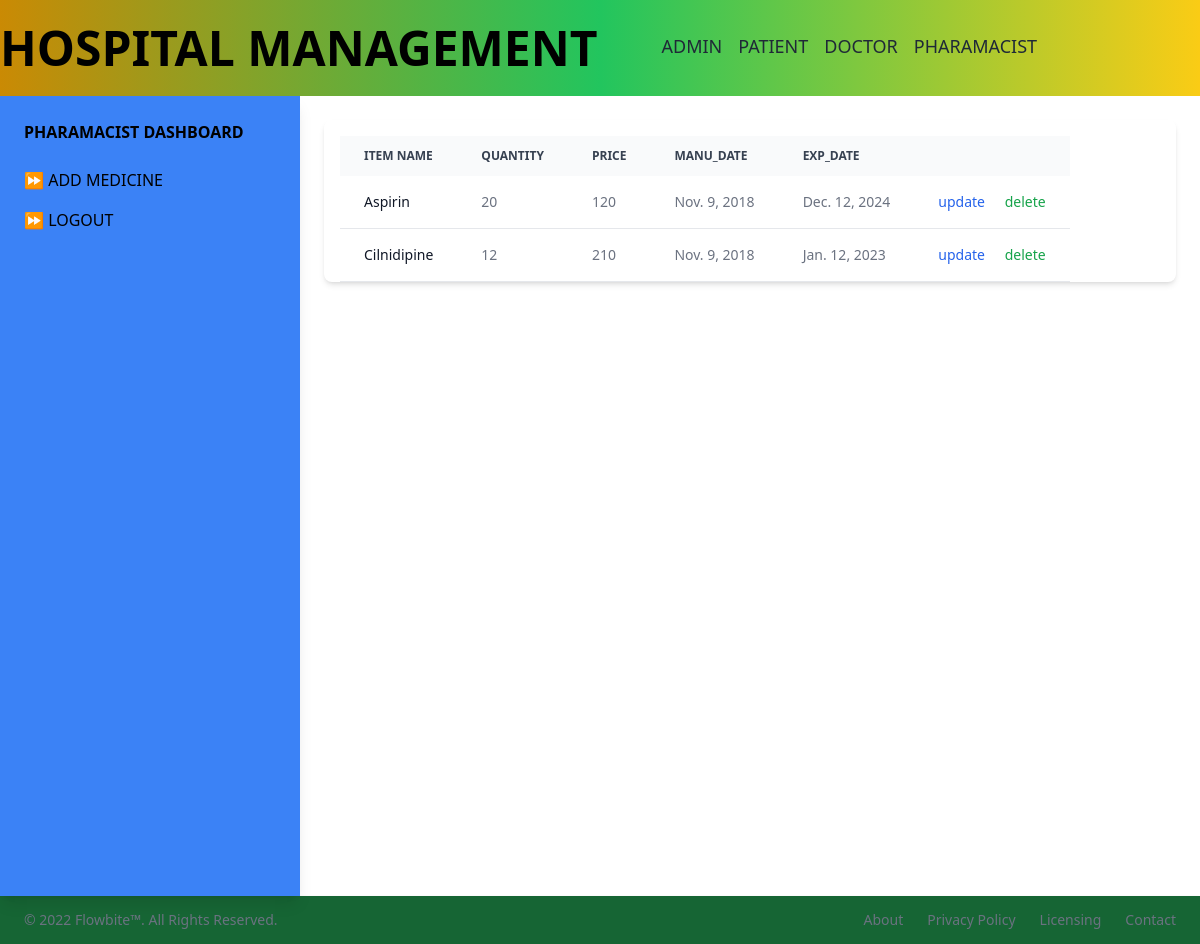
The page /accounts/pharmacistdashboard on the database its author committed.
### accounts/models.py (models this page shows, shortened)
class Medicine(models.Model):
    item_name = models.CharField(max_length=100)
    itemprice_per_strip = models.PositiveIntegerField(null=True)
    description = models.CharField(max_length=200)
    quantity_in_strip = models.PositiveIntegerField(null=True)
    manufractureDate=models.DateField()
    expirayDate =models.DateField()

### accounts/views.py (the view)
# urls.py: path('pharmacistdashboard', views.pharmacist_dashboardview, name='pharmacist-dashboard'),
def pharmacist_dashboardview(request):
    prod = models.Medicine.objects.all()
    context = {
        'prod': prod
    }
    return render(request, 'accounts/pharmacistdashboard.html',context)

### accounts/templates/accounts/pharmacistdashboard.html (shortened to what this page needs)
{% extends "accounts/base.html" %} {% block content %}
<div class="grid grid-cols-4">
  <div class="col-span-1 shadow-lg bg-blue-500 min-h-screen">
    <nav>
     <h5 class="m-6 font-bold uppercase">pharamacist Dashboard</h5>
      <ul class="flex flex-col m-6 gap-4">
        <li><a class="font-medium uppercase hover:text-white" href="{% url 'accounts:Add_Product' %}"> &#9193; ADD MEDICINE</a></li>
        <li> <a class="font-medium uppercase hover:text-white" href="{%url 'logout' %}"> &#9193; LOGOUT</a></li>
    </ul>
    </nav>
  </div>
  <div class="m-6 col-span-3">
    <div class="overflow-x-auto relative shadow-md sm:rounded-lg pt-4 pl-4">
    <table class=" text-sm text-left text-gray-500 dark:text-gray-400">
        <thead class="text-xs text-gray-700 uppercase bg-gray-50 dark:bg-gray-700 dark:text-gray-400">
            <tr>
                <th scope="col" class="py-3 px-6">
                    Item name
                </th>
                <th scope="col" class="py-3 px-6">
                    quantity
                </th>
                <th scope="col" class="py-3 px-6">
                    price
                </th>
                <th scope="col" class="py-3 px-6">
                    Manu_date
                </th>
                <th scope="col" class="py-3 px-6">
                    exp_date
                </th>
                <th scope="col" class="py-3 px-6">
               </th>
        </thead>
      {%for p in prod%}
        <tbody>
            <tr class="bg-white border-b dark:bg-gray-800 dark:border-gray-700 hover:bg-gray-50 dark:hover:bg-gray-600">
                <th scope="row" class="py-4 px-6 font-medium text-gray-900 whitespace-nowrap dark:text-white">
                  {{p.item_name}}
                </th>
                <td class="py-4 px-6">
                     {{p.quantity_in_strip}}
                   </td>
                <td class="py-4 px-6">
                     {{p.itemprice_per_strip}}
                </td>
               <td class="py-4 px-6">
                    {{p.manufractureDate}}
                </td>
                <td class="py-4 px-6">
                   {{p.expirayDate}}
                </td>
                <td class="py-4 px-6 text-right">
                    <a href="{% url 'accounts:Update_Product' p.id %}" class="font-medium  text-blue-600 dark:text-blue-500 hover:underline">update</a>
                    <a href="{% url 'accounts:Delete_Product' p.id %}" class="font-medium  pl-4 text-green-600 dark:text-red-500 hover:underline">delete</a>
                </td>
             </tr>
        </tbody>
        {%endfor%}
    </table>
   </div>
  </div>
</div>
{% endblock %}

### rows shown on the page
Medicine: item_name "Aspirin", quantity_in_strip "20", itemprice_per_strip "120", manufractureDate "Nov. 9, 2018", expirayDate "Dec. 12, 2024"
Medicine: item_name "Cilnidipine", quantity_in_strip "12", itemprice_per_strip "210", manufractureDate "Nov. 9, 2018", expirayDate "Jan. 12, 2023"
